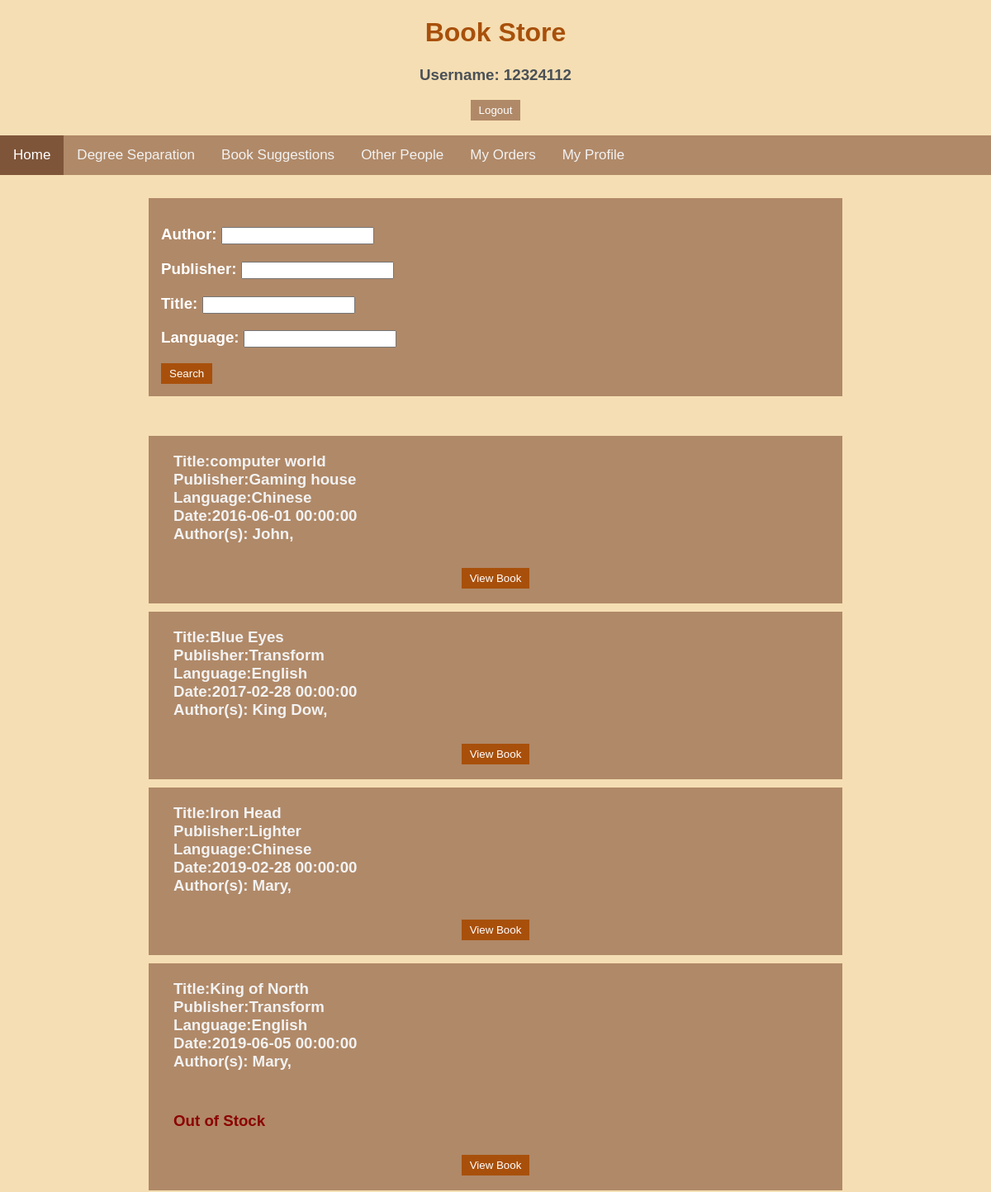
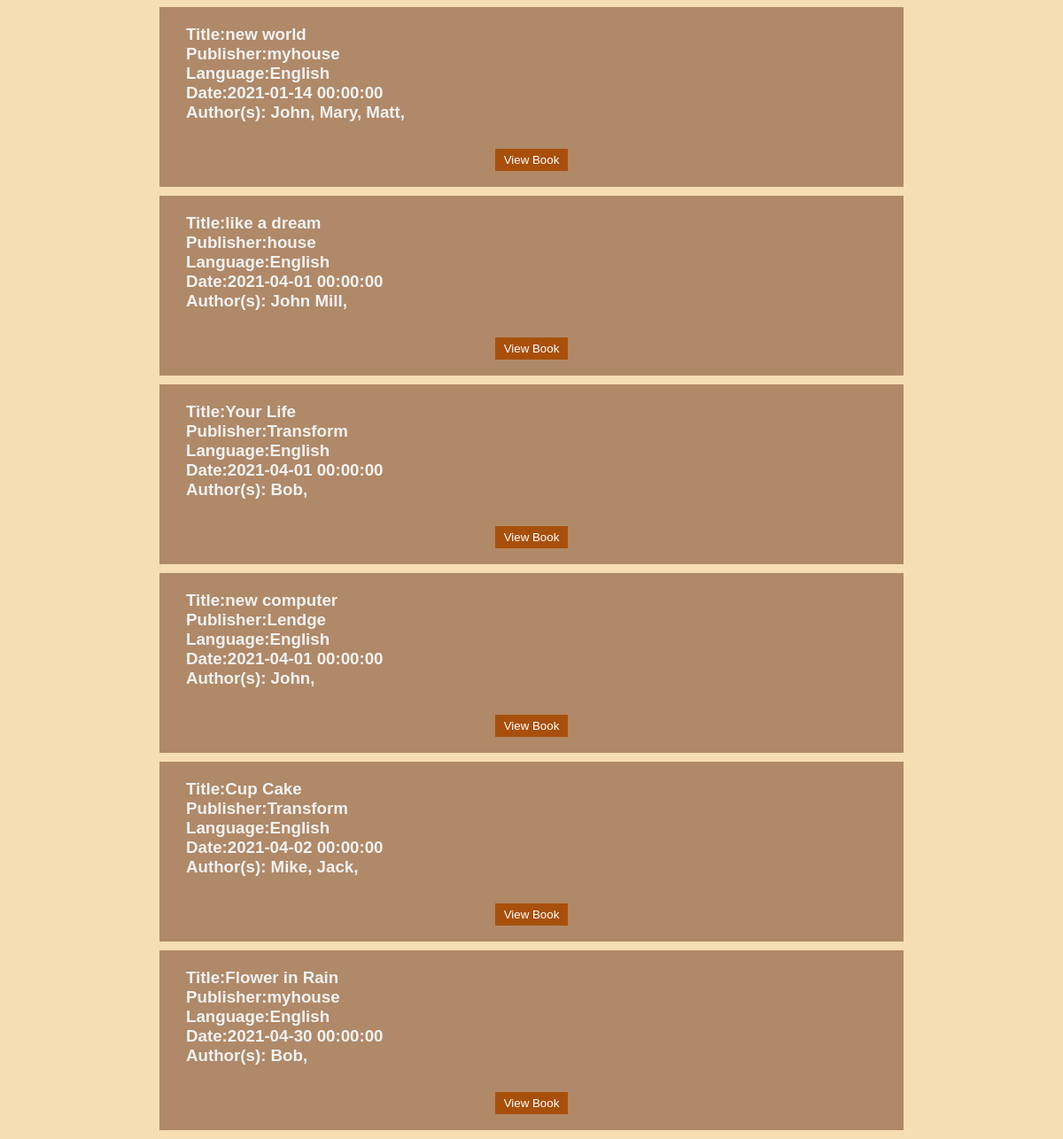
Page /main/12324112 on the committed database (2 pictures, top to bottom).
### app.py (models this page shows)
class Book(db.Model):
    ISBN = db.Column(db.Integer,nullable=False,primary_key=True)
    title = db.Column(db.String(30),nullable=False)
    page = db.Column(db.Integer)
    date = db.Column(db.DateTime,nullable=False, default=datetime.utcnow)
    publisher = db.Column(db.String(30), nullable=False)
    language = db.Column(db.String(30),nullable=False,default="English")
    stock = db.Column(db.Integer,nullable=False)
    price = db.Column(db.Float,nullable=False)

class Author(db.Model):
    __tablename__ = 'Author'
    name = db.Column(db.String(30),nullable=False)
    ISBN = db.Column(db.Integer,db.ForeignKey('book.ISBN', ondelete='CASCADE'),nullable=False)
    __table_args__ = (
    db.PrimaryKeyConstraint(
        name, ISBN,
        ),
    )

### app.py (the view)
@app.route('/main/<id>',methods=['POST','GET'])
def main(id):
    if request.method=='POST':
        username=id
        author=request.form['author']
        publisher=request.form['publisher']
        title=request.form['title']
        language=request.form['language']
        authors=Author.query.all()
        newbooks=[]
        if title!="":
            newbooks=Book.query.order_by(Book.date).filter(Book.title.like(title))
        elif publisher!="":
            newbooks=Book.query.order_by(Book.date).filter(Book.publisher.like(publisher))
        elif language!="":
            newbooks=Book.query.order_by(Book.date).filter(Book.language.like(language))
        elif author!="":
            authbooks=Author.query.filter(Author.name.like(author))
            for auth in authbooks:
                newbooks.append(Book.query.get_or_404(auth.ISBN))
        else:
            return redirect(url_for("main",id=username))
        return render_template('main.html',allbook=newbooks,allAuthors=authors,user=username)
    else:
        username=id
        authors=Author.query.all()
        books=Book.query.order_by(Book.date).all()
        return render_template('main.html',allbook=books,allAuthors=authors,user=username)

### templates/main.html (shortened to what this page needs)
{% extends "base.html" %}
{% block body %}
<h1 id="top">Book Store</h1>
<h3 id="top">Username: {{user}}</h3>
<div class="toIndex"><form action='/' ><input class="button" type="submit" value="Logout"></form></div><br>
<div class="topnav">
    <a class="active" href="/main/{{user}}">Home</a>
    <a href="/degree/{{user}}">Degree Separation</a>
    <a href="/bookSug/{{user}}">Book Suggestions</a>
    <a href="/alluser/{{user}}">Other People</a>
    <a href="/orderInfo/{{user}}">My Orders</a>
    <a href="/profile/{{user}}">My Profile</a>
</div>
<br>
<div class="allBook">
    <div class="eachbook">
        <form class="search" action='/main/{{user}}' method="POST">
            <h3 style=color:white>Author: <input type="text" name="author"></h3>
            <h3 style=color:white>Publisher: <input type="text" name="publisher"></h3>
            <h3 style=color:white>Title: <input type="text" name="title"></h3>
            <h3 style=color:white>Language: <input type="text" name="language"></h3>
            <input class="viewbutton" type="submit" value="Search">
        </form>
    </div>
</div>
<br>
<div class="allBook">
    {%for book in allbook%}
        <div class="eachbook">
            <h3 id='eachb'>
                Title:{{book.title}}<br>
                Publisher:{{book.publisher}}<br>
                Language:{{book.language}}<br>
                Date:{{book.date}}<br>
                Author(s):
                    {% for author in allAuthors %}
                        {%if author.ISBN==book.ISBN%}
                            {{author.name}},
                        {%endif%}
                    {%endfor%}<br>
                {%if book.stock==0%}
                    <h3 id='warning'>Out of Stock</h3>
                {%endif%}
            </h3>
            <div class="toIndex"><form action='/oneBook/{{book.ISBN}}/{{user}}'>
            <input class="viewbutton" type="submit" value="View Book"></form>
            </div><br>
        </div>
    {%endfor%}
</div>
{% endblock %}

### static/css/main.css (style rules this page uses)
body { margin:0; font-family: sans-serif; background-color: wheat; }
h1 { font-family:'Gill Sans', 'Gill Sans MT', Calibri, 'Trebuchet MS', sans-serif ; color: #A8500B; }
h3 { color:#495057; }
.allBook { margin: auto; width: 70%; padding: 10px; }
.eachbook { background-color: #b08968; }
#eachb { margin: 10px; padding:20px; color: #f2f2f2; }
.toIndex { display: flex; justify-content: center; text-align: center; }
#top { text-align: center; }
.button { background-color: #b08968; border: none; color: white; padding: 5px 10px; text-align: center; text-decoration: none; display: inline-block; }
#warning { margin: 10px; padding:20px; color: darkred; }
.viewbutton { background-color: #A8500B; border: none; color: white; padding: 5px 10px; text-align: center; text-decoration: none; display: inline-block; }
.topnav { background-color: #b08968; overflow: hidden; }
.topnav a { float: left; color: #f2f2f2; text-align: center; padding: 14px 16px; text-decoration: none; font-size: 17px; }
.topnav a.active { background-color: #7f5539; color: white; }
.search { padding: 15px; }

### rows in the picture
Book: title "computer world", publisher "Gaming house", language "Chinese", date "2016-06-01 00:00:00"
Author: name "John"
Book: title "Blue Eyes", publisher "Transform", language "English", date "2017-02-28 00:00:00"
Author: name "King Dow"
Book: title "Iron Head", publisher "Lighter", language "Chinese", date "2019-02-28 00:00:00"
Author: name "Mary"
Book: title "King of North", publisher "Transform", language "English", date "2019-06-05 00:00:00", stock "Out of Stock"
Author: name "Mary"
Book: title "new world", publisher "myhouse", language "English", date "2021-01-14 00:00:00"
Author: name "John"
Author: name "Mary"
Author: name "Matt"
Book: title "like a dream", publisher "house", language "English", date "2021-04-01 00:00:00"
Author: name "John Mill"
Book: title "Your Life", publisher "Transform", language "English", date "2021-04-01 00:00:00"
Author: name "Bob"
Book: title "new computer", publisher "Lendge", language "English", date "2021-04-01 00:00:00"
Author: name "John"
Book: title "Cup Cake", publisher "Transform", language "English", date "2021-04-02 00:00:00"
Author: name "Mike"
Author: name "Jack"
Book: title "Flower in Rain", publisher "myhouse", language "English", date "2021-04-30 00:00:00"
Author: name "Bob"

### other values in the picture
{{ user }} "12324112"
